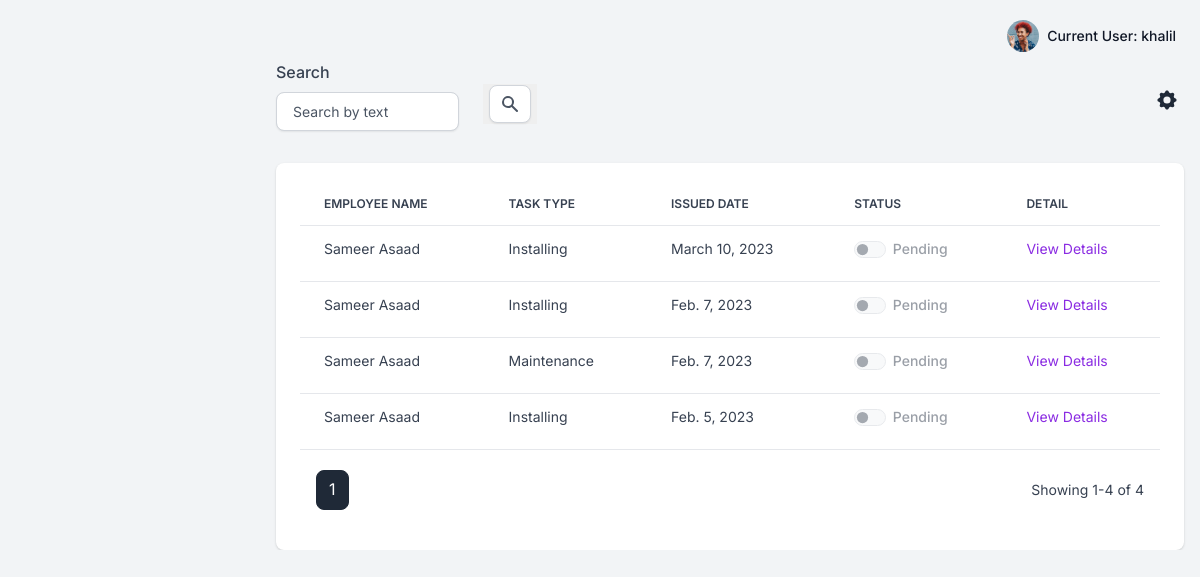
The app's page /reports/director (signed in), older data.
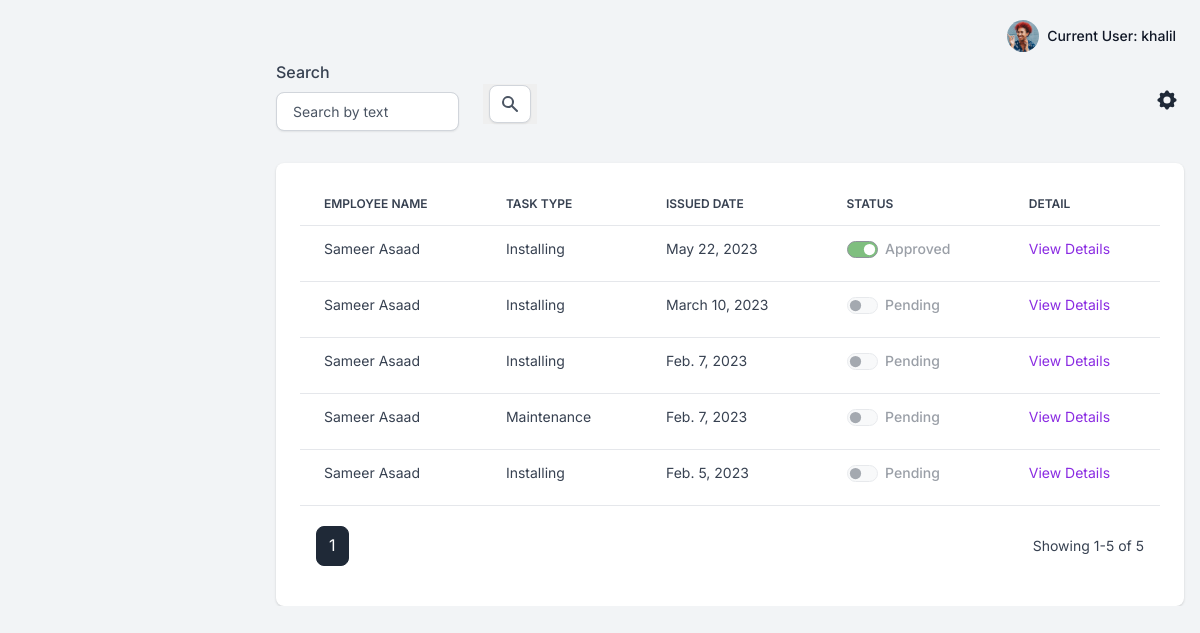
The same page, newer data.
### apps/reports/models.py (models this page shows, shortened)
class Report(Model):
    STATUS_CHOICES= (
    ('Pending', 'Pending'),
    ('Approved', 'Approved'),
    )
    id=AutoField(primary_key=True,editable=False)
    owner = ForeignKey(Employee,on_delete=SET_NULL,null=True)
    task_type=ForeignKey(Task_type,on_delete=SET_NULL,null=True)
    created_at=DateTimeField(auto_now_add=True)
    status=CharField(max_length=50,choices=STATUS_CHOICES,default='Pending')
    description=TextField(null=True)

class Employee(Model):
    id=AutoField(primary_key=True,editable=False)
    user = OneToOneField(User,on_delete=CASCADE)
    job_title = ForeignKey(Job_title,on_delete=SET_NULL,null=True)
    @property
    def fullname(self):
        return self.user.first_name +" "+self.user.last_name

class Task_type(Model):
    id=AutoField(primary_key=True,editable=False)
    job_title=ForeignKey(Job_title,on_delete=CASCADE,null=True)
    type = CharField(max_length=50,null=True)
    def __str__(self):
        return self.type

### apps/reports/views.py (the view)
# urls.py: path('director',views.DirectorView.as_view(),name='director'),
class DirectorView(LoginRequiredMixin, View):
    paginate_by = 10
    template_name = 'reports/director_list.html'
    def get(self, request):
        search_value = request.GET.get('search')
        form = SearchFilterForm(request.GET or None)
        form.fields['search'].initial = search_value
        x = get_object_or_404(Job_title, employee__user=self.request.user)
        if form.is_valid():
            report_list = form.filter_reports().exclude(owner__user=request.user)
            report_list = report_list.filter(task_type__job_title=x)
        else:
            report_list = Report.objects.filter(task_type__job_title=x).exclude(owner__user=request.user).order_by('-created_at')
        paginator = Paginator(report_list, self.paginate_by)
        page_number = request.GET.get('page')
        page_obj = paginator.get_page(page_number)
        context = {
            'page_obj': page_obj,
            'form': form,
        }
        return render(request, self.template_name, context)

### apps/reports/forms.py (shortened to what this page needs)
class SearchFilterForm(forms.Form):
    search = forms.CharField(widget=forms.TextInput(attrs={'placeholder': 'Search by text'}), required=False)

### apps/context_processors.py (called while the page is built)
def cfg_assets_root(request):
    return { 'ASSETS_ROOT' : settings.ASSETS_ROOT }

### apps/templates/reports/director_list.html (shortened to what the changed rows need)
{% extends "layouts/base.html" %}
{% block content %}
{% load humanize %}
{% load crispy_forms_tags %}
  <div class="card card-body border-0 shadow table-wrapper table-responsive">
      <table class="table table-hover">
          <thead>
              <tr>
                  <th class="border-gray-200">Employee Name</th>
                  <th class="border-gray-200">Task Type</th>
                  <th class="border-gray-200">Issued Date</th>
                  <th class="border-gray-200">Status</th>
                  <th class="border-gray-200">Detail</th>
              </tr>
          </thead>
          <tbody>
              {% if page_obj%}
              {% for report in page_obj %}
                        <tr>
                            <td><span class="fw-normal">{{report.owner.fullname}}</span></td>
                            <td><span class="fw-normal">{{report.task_type}}</span></td>
                            <td><span class="fw-normal">{{report.created_at|naturalday}}</span></td>
                            <td>
                                <span class="form-check form-switch">
                                    {% if report.status == 'Approved' %}
                                    <input class="form-check-input" type="checkbox" id="flexSwitchCheckChecked"  checked style="background-color: green;"  disabled>
                                    <label class="form-check-label" for="flexSwitchCheckChecked">Approved</label>
                                    {% else %}
                                    <input class="form-check-input" type="checkbox" id="flexSwitchCheckChecked" disabled>
                                    <label class="form-check-label" for="flexSwitchCheckChecked">Pending</label>
                                    {% endif %}
                                </span>
                            </td>
                            <td>
                                <a style="color:blueviolet;" href="{% url 'reports:D-detail' report.id %}">View Details</a>
                            </td>
                        </tr>
                {% endfor %}
              {% endif %}
          </tbody>
      </table>
      <div class="card-footer px-3 border-0 d-flex flex-column flex-lg-row align-items-center justify-content-between">
        <nav aria-label="Page navigation example">
            <ul class="pagination mb-0">
              {% if page_obj %}
                      {% for page_number in page_obj.paginator.page_range %}
                          {% if page_number == page_obj.paginator.ELLIPSIS %}
                              {{page_number}}
                          {% else %}
                              <li {% if page_number == page_obj.number %} class="page-item active" {% else %} class="page-item" {% endif %}>
                              <a class="page-link" href="?page={{ page_number }}">{{page_number}}</a>
                              </li>
                          {% endif %}
                      {% endfor %}
                {% endif %}
            </ul>
        </nav>
        <div class="fw-normal small mt-4 mt-lg-0">Showing {{ page_obj.start_index }}-{{ page_obj.end_index }} of {{ page_obj.paginator.count }}</div>
    </div>
  </div>
{% endblock content %}

Row changes from the older to the newer data that the page shows:
added Report: owner.fullname "Sameer Asaad", task_type "Installing", created_at "May 22, 2023"
Text that changed along with them:
{{ page_obj.end_index }}: "4" → "5"
{{ page_obj.paginator.count }}: "4" → "5"
